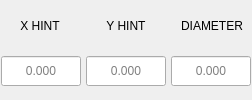
         <widget class="QWidget" name="widget_hints" native="true">
          <layout class="QVBoxLayout" name="verticalLayout_7">
           <property name="spacing">
            <number>4</number>
           </property>
           <property name="leftMargin">
            <number>0</number>
           </property>
           <property name="topMargin">
            <number>0</number>
           </property>
           <property name="rightMargin">
            <number>0</number>
           </property>
           <property name="bottomMargin">
            <number>0</number>
           </property>
           <item>
            <layout class="QHBoxLayout" name="horizontalLayout_8">
             <property name="spacing">
              <number>6</number>
             </property>
             <property name="topMargin">
              <number>0</number>
             </property>
             <item>
              <widget class="QLabel" name="label_9">
               <property name="minimumSize">
                <size>
                 <width>80</width>
                 <height>24</height>
                </size>
               </property>
               <property name="maximumSize">
                <size>
                 <width>80</width>
                 <height>24</height>
                </size>
               </property>
               <property name="text">
                <string>X HINT</string>
               </property>
               <property name="alignment">
                <set>Qt::AlignCenter</set>
               </property>
              </widget>
             </item>
             <item>
              <widget class="QLabel" name="label_10">
               <property name="minimumSize">
                <size>
                 <width>80</width>
                 <height>24</height>
                </size>
               </property>
               <property name="maximumSize">
                <size>
                 <width>80</width>
                 <height>24</height>
                </size>
               </property>
               <property name="text">
                <string>Y HINT</string>
               </property>
               <property name="alignment">
                <set>Qt::AlignCenter</set>
               </property>
              </widget>
             </item>
             <item>
              <widget class="QLabel" name="label">
               <property name="minimumSize">
                <size>
                 <width>80</width>
                 <height>24</height>
                </size>
               </property>
               <property name="maximumSize">
                <size>
                 <width>80</width>
                 <height>24</height>
                </size>
               </property>
               <property name="text">
                <string>DIAMETER</string>
               </property>
               <property name="alignment">
                <set>Qt::AlignCenter</set>
               </property>
              </widget>
             </item>
            </layout>
           </item>
           <item>
            <layout class="QHBoxLayout" name="horizontalLayout_9">
             <property name="topMargin">
              <number>0</number>
             </property>
             <item>
              <widget class="QLineEdit" name="lineEdit_x_hint">
               <property name="sizePolicy">
                <sizepolicy hsizetype="Preferred" vsizetype="Preferred">
                 <horstretch>0</horstretch>
                 <verstretch>0</verstretch>
                </sizepolicy>
               </property>
               <property name="minimumSize">
                <size>
                 <width>80</width>
                 <height>30</height>
                </size>
               </property>
               <property name="maximumSize">
                <size>
                 <width>80</width>
                 <height>30</height>
                </size>
               </property>
               <property name="focusPolicy">
                <enum>Qt::ClickFocus</enum>
               </property>
               <property name="styleSheet">
                <string notr="true"/>
               </property>
               <property name="text">
                <string/>
               </property>
               <property name="alignment">
                <set>Qt::AlignCenter</set>
               </property>
               <property name="placeholderText">
                <string>0.000</string>
               </property>
              </widget>
             </item>
             <item>
              <widget class="QLineEdit" name="lineEdit_y_hint">
               <property name="sizePolicy">
                <sizepolicy hsizetype="Preferred" vsizetype="Preferred">
                 <horstretch>0</horstretch>
                 <verstretch>0</verstretch>
                </sizepolicy>
               </property>
               <property name="minimumSize">
                <size>
                 <width>80</width>
                 <height>30</height>
                </size>
               </property>
               <property name="maximumSize">
                <size>
                 <width>80</width>
                 <height>30</height>
                </size>
               </property>
               <property name="focusPolicy">
                <enum>Qt::ClickFocus</enum>
               </property>
               <property name="styleSheet">
                <string notr="true"/>
               </property>
               <property name="text">
                <string/>
               </property>
               <property name="alignment">
                <set>Qt::AlignCenter</set>
               </property>
               <property name="placeholderText">
                <string>0.000</string>
               </property>
              </widget>
             </item>
             <item>
              <widget class="QLineEdit" name="lineEdit_diameter_hint">
               <property name="sizePolicy">
                <sizepolicy hsizetype="Preferred" vsizetype="Preferred">
                 <horstretch>0</horstretch>
                 <verstretch>0</verstretch>
                </sizepolicy>
               </property>
               <property name="minimumSize">
                <size>
                 <width>80</width>
                 <height>30</height>
                </size>
               </property>
               <property name="maximumSize">
                <size>
                 <width>80</width>
                 <height>30</height>
                </size>
               </property>
               <property name="focusPolicy">
                <enum>Qt::ClickFocus</enum>
               </property>
               <property name="styleSheet">
                <string notr="true"/>
               </property>
               <property name="text">
                <string/>
               </property>
               <property name="alignment">
                <set>Qt::AlignCenter</set>
               </property>
               <property name="placeholderText">
                <string>0.000</string>
               </property>
              </widget>
             </item>
            </layout>
           </item>
          </layout>
         </widget>
